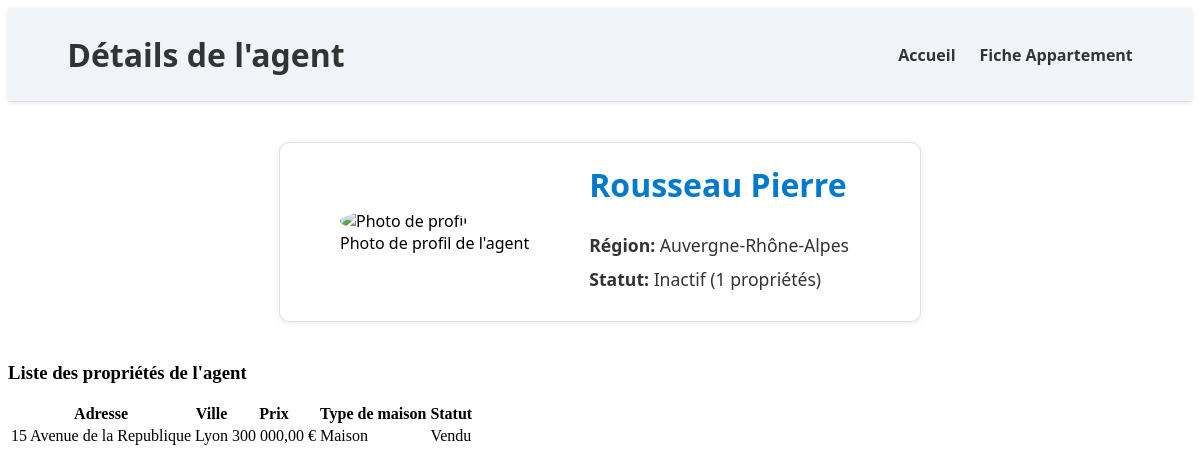
/agent.php?id=2, run on the app's committed database.
### tables this page shows
CREATE TABLE agents (
    id_agent INT AUTO_INCREMENT PRIMARY KEY,
    nom VARCHAR(50),
    prenom VARCHAR(50),
    region VARCHAR(50)
);

CREATE TABLE proprietes (
    id_propriete INT AUTO_INCREMENT PRIMARY KEY,
    adresse VARCHAR(100),
    ville VARCHAR(50),
    prix DECIMAL(10, 2),
    type_maison VARCHAR(50)
);

### agent.php (the view, shortened to what this page needs)
<?php
$bd = 'immobilier';
$bdd = dbconnect($bd);
$agent_id = isset($_GET['id']) ? intval($_GET['id']) : 0;
if ($agent_id > 0) {
    $sql = "SELECT * FROM agents WHERE id_agent = $agent_id";
    $result = mysqli_query($bdd, $sql);
    $agent = $result ? mysqli_fetch_assoc($result) : null;
    if ($agent) {
        $count_sql = "SELECT COUNT(l.id_propriete) AS nb_proprietes
                      FROM listings l
                      WHERE l.id_agent = $agent_id";
        $count_result = mysqli_query($bdd, $count_sql);
        $count_row = $count_result ? mysqli_fetch_assoc($count_result) : ['nb_proprietes' => 0];
        $nb_proprietes = intval($count_row['nb_proprietes']);
        $statut = ($nb_proprietes > 3) ? 'Actif' : 'Inactif';
        $prop_sql = "SELECT p.*,
                            CASE
                                WHEN t.id_propriete IS NOT NULL THEN 'Vendu'
                                ELSE 'A acheter'
                            END AS statut_vente
                     FROM proprietes p
                     JOIN listings l ON p.id_propriete = l.id_propriete
                     LEFT JOIN transactions t ON p.id_propriete = t.id_propriete
                     WHERE l.id_agent = $agent_id";
        $prop_result = mysqli_query($bdd, $prop_sql);
        $properties = [];
        if ($prop_result) {
            while ($row = mysqli_fetch_assoc($prop_result)) {
                $properties[] = $row;
            }
        }
    }
} else {
    $agent = null;
}
?>
<!DOCTYPE html>
<html lang="fr">
<head>
    <link rel="stylesheet" href="style.css" />
</head>
<body>
    <header class="site-header">
        <div class="container">
            <h1>Détails de l'agent</h1>
            <nav>
                <ul class="nav-links">
                    <li><a href="index.php">Accueil</a></li>
                    <li><a href="page2.php">Fiche Appartement</a></li>
                </ul>
            </nav>
        </div>
    </header>
    <main>
        <?php if ($agent): ?>
            <section class="agent-detail-card" style="display: flex; gap: 20px; align-items: center;">
                <figure>
                    <img src="image/profil.png" alt="Photo de profil" style="width: 120px; height: 120px; object-fit: cover; border-radius: 50%;" />
                    <figcaption>Photo de profil de l'agent</figcaption>
                </figure>
                <div>
                    <h2><?php echo htmlspecialchars($agent['nom'] . ' ' . $agent['prenom']); ?></h2>
                    <p><strong>Région:</strong> <?php echo htmlspecialchars($agent['region']); ?></p>
                    <p><strong>Statut:</strong> <?php echo $statut; ?> (<?php echo $nb_proprietes; ?> propriétés)</p>
                </div>
            </section>
            <?php if (!empty($properties)): ?>
                <section class="properties-list">
                    <h3>Liste des propriétés de l'agent</h3>
                    <table>
                        <thead>
                            <tr>
                                <th>Adresse</th>
                                <th>Ville</th>
                                <th>Prix</th>
                                <th>Type de maison</th>
                                <th>Statut</th>
                            </tr>
                        </thead>
                        <tbody>
                            <?php foreach ($properties as $property): ?>
                                <tr>
                                    <td><?php echo htmlspecialchars($property['adresse']); ?></td>
                                    <td><?php echo htmlspecialchars($property['ville']); ?></td>
                                    <td><?php echo number_format($property['prix'], 2, ',', ' '); ?> €</td>
                                    <td><?php echo htmlspecialchars($property['type_maison']); ?></td>
                                    <td><?php echo htmlspecialchars($property['statut_vente']); ?></td>
                                </tr>
                            <?php endforeach; ?>
                        </tbody>
                    </table>
                </section>
            <?php else: ?>
                <p style="text-align: center; margin-top: 20px;">Cet agent n'a pas de propriétés listées.</p>
            <?php endif; ?>
        <?php else: ?>
            <p style="text-align: center; margin-top: 40px;">Agent non trouvé.</p>
        <?php endif; ?>
    </main>
</body>
</html>

### style.css (style rules this page uses)
.site-header { background-color: #f0f4f8; color: #333; padding: 25px 0; box-shadow: 0 1px 4px rgba(0,0,0,0.1); border-bottom: 1px solid #ddd; }
.site-header .container { width: 90%; max-width: 1200px; margin: 0 auto; display: flex; align-items: center; justify-content: space-between; }
.site-header h1 { margin: 0; font-size: 2em; font-weight: 700; font-family: 'Segoe UI', Tahoma, Geneva, Verdana, sans-serif; }
.site-header ul li { margin: 0; font-size: 1em; font-weight: 700; font-family: 'Segoe UI', Tahoma, Geneva, Verdana, sans-serif; }
.nav-links { list-style: none; margin: 0; padding: 0; display: flex; gap: 24px; }
.nav-links li a { color: #333; text-decoration: none; font-weight: 600; transition: color 0.3s ease; }

### agent.php (style rules this page uses)
.agent-detail-card { max-width: 600px; margin: 40px auto; padding: 20px; border: 1px solid #e0e0e0; border-radius: 10px; background-color: #ffffff; box-shadow: 0 2px 6px rgba(0, 0, 0, 0.08); font-family: 'Segoe UI', Tahoma, Geneva, Verdana, sans-serif; }
.agent-detail-card h2 { margin-top: 0; font-size: 2em; color: #007acc; }
.agent-detail-card p { font-size: 1.1em; margin: 10px 0; color: #333; }

### data on the page
agents: nom+prenom "Rousseau Pierre", region "Auvergne-Rhône-Alpes"
proprietes: adresse "15 Avenue de la Republique", ville "Lyon", prix "300 000,00", type_maison "Maison", statut_vente "Vendu"

### other printed values
$statut "Inactif"
$nb_proprietes "1"
